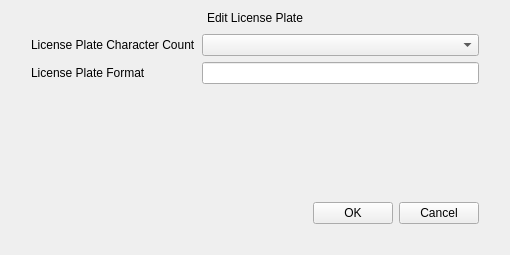
<?xml version="1.0" encoding="UTF-8"?>
<ui version="4.0">
 <class>LicensePlateFormatEditor</class>
 <widget class="QWidget" name="LicensePlateFormatEditor">
  <property name="geometry">
   <rect>
    <x>0</x>
    <y>0</y>
    <width>510</width>
    <height>255</height>
   </rect>
  </property>
  <property name="windowTitle">
   <string>Dialog</string>
  </property>
  <layout class="QVBoxLayout" name="verticalLayout">
   <property name="spacing">
    <number>0</number>
   </property>
   <item>
    <widget class="QLabel" name="label_title">
     <property name="text">
      <string>Edit License Plate</string>
     </property>
     <property name="alignment">
      <set>Qt::AlignCenter</set>
     </property>
    </widget>
   </item>
   <item>
    <widget class="QWidget" name="widget_background" native="true">
     <property name="sizePolicy">
      <sizepolicy hsizetype="Preferred" vsizetype="Expanding">
       <horstretch>0</horstretch>
       <verstretch>0</verstretch>
      </sizepolicy>
     </property>
     <property name="focusPolicy">
      <enum>Qt::StrongFocus</enum>
     </property>
     <layout class="QVBoxLayout" name="verticalLayout_2">
      <property name="leftMargin">
       <number>20</number>
      </property>
      <property name="rightMargin">
       <number>20</number>
      </property>
      <property name="bottomMargin">
       <number>20</number>
      </property>
      <item>
       <layout class="QGridLayout" name="gridLayout">
        <item row="0" column="0">
         <widget class="QLabel" name="label_licensePlateCharacterCount">
          <property name="sizePolicy">
           <sizepolicy hsizetype="Preferred" vsizetype="Preferred">
            <horstretch>1</horstretch>
            <verstretch>0</verstretch>
           </sizepolicy>
          </property>
          <property name="text">
           <string>License Plate Character Count</string>
          </property>
         </widget>
        </item>
        <item row="1" column="0">
         <widget class="QLabel" name="label_licensePlateFormat">
          <property name="sizePolicy">
           <sizepolicy hsizetype="Preferred" vsizetype="Preferred">
            <horstretch>1</horstretch>
            <verstretch>0</verstretch>
           </sizepolicy>
          </property>
          <property name="text">
           <string>License Plate Format</string>
          </property>
         </widget>
        </item>
        <item row="1" column="1">
         <widget class="MyLineEdit" name="lineEdit_licensePlate">
          <property name="sizePolicy">
           <sizepolicy hsizetype="Expanding" vsizetype="Fixed">
            <horstretch>2</horstretch>
            <verstretch>0</verstretch>
           </sizepolicy>
          </property>
          <property name="maxLength">
           <number>64</number>
          </property>
         </widget>
        </item>
        <item row="0" column="1">
         <widget class="ComboBox" name="comboBox"/>
        </item>
       </layout>
      </item>
      <item>
       <spacer name="verticalSpacer">
        <property name="orientation">
         <enum>Qt::Vertical</enum>
        </property>
        <property name="sizeHint" stdset="0">
         <size>
          <width>20</width>
          <height>59</height>
         </size>
        </property>
       </spacer>
      </item>
      <item>
       <layout class="QHBoxLayout" name="horizontalLayout_2">
        <item>
         <spacer name="horizontalSpacer">
          <property name="orientation">
           <enum>Qt::Horizontal</enum>
          </property>
          <property name="sizeHint" stdset="0">
           <size>
            <width>40</width>
            <height>20</height>
           </size>
          </property>
         </spacer>
        </item>
        <item>
         <widget class="QPushButton" name="pushButton_ok">
          <property name="text">
           <string>OK</string>
          </property>
         </widget>
        </item>
        <item>
         <widget class="QPushButton" name="pushButton_cancel">
          <property name="text">
           <string>Cancel</string>
          </property>
         </widget>
        </item>
       </layout>
      </item>
     </layout>
    </widget>
   </item>
  </layout>
 </widget>
 <customwidgets>
  <customwidget>
   <class>ComboBox</class>
   <extends>QComboBox</extends>
   <header>combobox.h</header>
  </customwidget>
  <customwidget>
   <class>MyLineEdit</class>
   <extends>QLineEdit</extends>
   <header>mylineedit.h</header>
  </customwidget>
 </customwidgets>
 <resources/>
 <connections/>
</ui>
